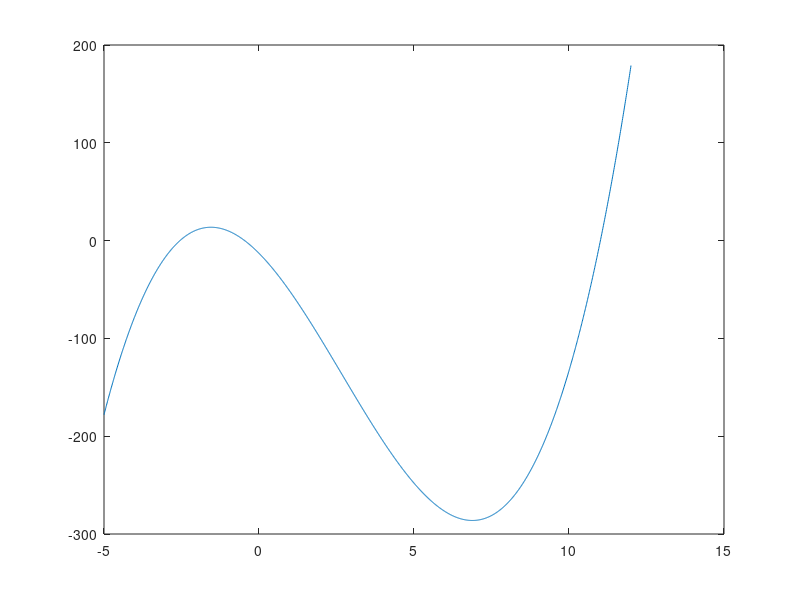

The MATLAB script that drew this image:
% p(x) = x^3 - 8x^2 - 32x - 13
p = [1 -8 -32 -13];
% q(x) = 4x^2 + 3
q = [4 0 3];

% p(x).q(x)
convolution = conv(p, q)
% p(x)/q(x)
deconvolution = deconv(p, q)

% p(x) on [-5; 12] with a step of .01
step = .01;
interval = [-5:step:12];

% drawing result
plot(interval, polyval(p, interval));
